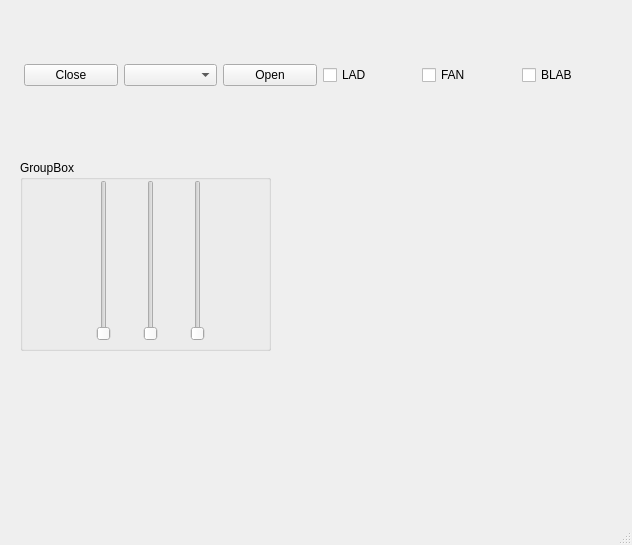
<?xml version="1.0" encoding="UTF-8"?>
<ui version="4.0">
 <class>MainWindow</class>
 <widget class="QMainWindow" name="MainWindow">
  <property name="geometry">
   <rect>
    <x>0</x>
    <y>0</y>
    <width>632</width>
    <height>545</height>
   </rect>
  </property>
  <property name="windowTitle">
   <string>MainWindow</string>
  </property>
  <widget class="QWidget" name="centralwidget">
   <widget class="QGroupBox" name="groupBox">
    <property name="geometry">
     <rect>
      <x>20</x>
      <y>160</y>
      <width>251</width>
      <height>191</height>
     </rect>
    </property>
    <property name="title">
     <string>GroupBox</string>
    </property>
    <widget class="QWidget" name="">
     <property name="geometry">
      <rect>
       <x>50</x>
       <y>20</y>
       <width>161</width>
       <height>161</height>
      </rect>
     </property>
     <layout class="QHBoxLayout" name="horizontalLayout_2">
      <item>
       <widget class="QSlider" name="verticalSlider_3">
        <property name="orientation">
         <enum>Qt::Vertical</enum>
        </property>
       </widget>
      </item>
      <item>
       <widget class="QSlider" name="verticalSlider_2">
        <property name="orientation">
         <enum>Qt::Vertical</enum>
        </property>
       </widget>
      </item>
      <item>
       <widget class="QSlider" name="verticalSlider">
        <property name="orientation">
         <enum>Qt::Vertical</enum>
        </property>
       </widget>
      </item>
     </layout>
    </widget>
   </widget>
   <widget class="QWidget" name="">
    <property name="geometry">
     <rect>
      <x>24</x>
      <y>15</y>
      <width>591</width>
      <height>121</height>
     </rect>
    </property>
    <layout class="QHBoxLayout" name="horizontalLayout">
     <item>
      <widget class="QPushButton" name="CloseB">
       <property name="text">
        <string>Close</string>
       </property>
      </widget>
     </item>
     <item>
      <widget class="QComboBox" name="comlist"/>
     </item>
     <item>
      <widget class="QPushButton" name="OpenB">
       <property name="text">
        <string>Open</string>
       </property>
      </widget>
     </item>
     <item>
      <widget class="QCheckBox" name="LEDC">
       <property name="text">
        <string>LAD</string>
       </property>
      </widget>
     </item>
     <item>
      <widget class="QCheckBox" name="FANC">
       <property name="text">
        <string>FAN</string>
       </property>
      </widget>
     </item>
     <item>
      <widget class="QCheckBox" name="BLABC">
       <property name="text">
        <string>BLAB</string>
       </property>
      </widget>
     </item>
    </layout>
   </widget>
  </widget>
  <widget class="QStatusBar" name="statusbar"/>
 </widget>
 <resources/>
 <connections/>
</ui>
